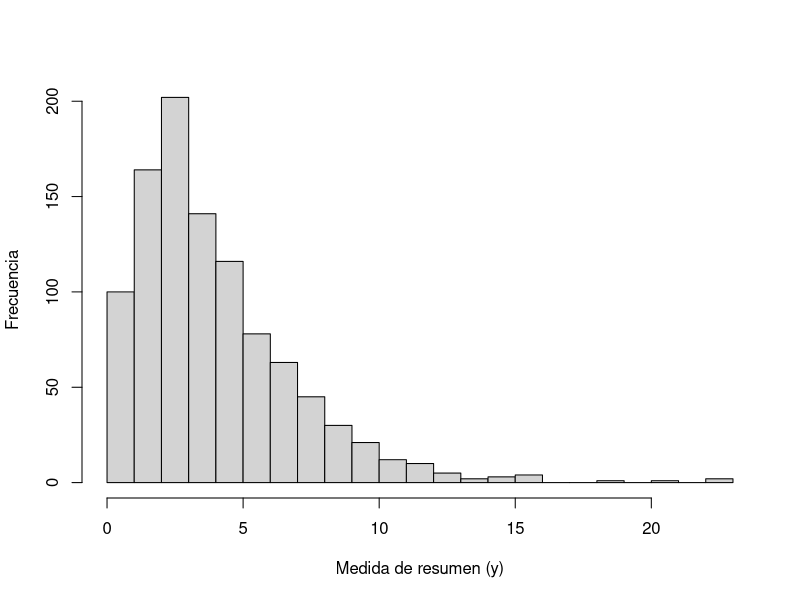

Source code (R):
## ---- chunk 1
hist(rchisq(1000, 4), breaks = 20,
     main = "",
     xlab ="Medida de resumen (y)", 
     ylab = "Frecuencia")
